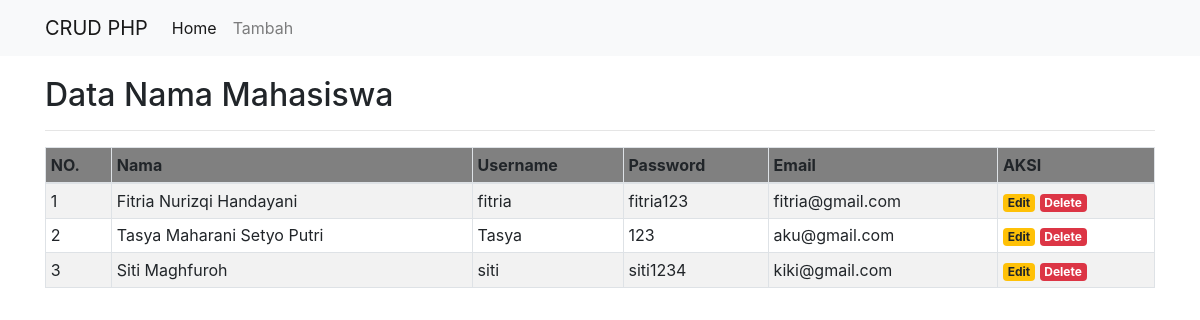
The page / on the database its author committed.
### tables this page shows
CREATE TABLE `data` (
  `id` int(10) NOT NULL,
  `nama` varchar(30) NOT NULL,
  `username` varchar(30) NOT NULL,
  `password` varchar(10) NOT NULL,
  `email` varchar(100) NOT NULL
);

### index.php (the view, shortened to what this page needs)
<?php
include('koneksi.php');
?>
<!DOCTYPE html>
<html>
<head>
	<link rel="stylesheet" href="https://stackpath.bootstrapcdn.com/bootstrap/4.1.3/css/bootstrap.min.css">
</head>
<body>
	<nav class="navbar navbar-expand-lg navbar-light bg-light">
		<div class="container">
			<a class="navbar-brand" href="#">CRUD PHP</a>
			<div class="collapse navbar-collapse" id="navbarSupportedContent">
				<ul class="navbar-nav mr-auto">
					<li class="nav-item active">
						<a class="nav-link" href="index.php">Home</a>
					</li>
					<li class="nav-item">
						<a class="nav-link" href="tambah.php">Tambah</a>
					</li>
				</ul>
			</div>
		</div>
	</nav>
	<div class="container" style="margin-top:20px">
		<h2>Data Nama Mahasiswa</h2>
		<hr>
		<table class="table table-striped table-hover table-sm table-bordered">
			<thead style="background-color: gray">
				<tr>
					<th>NO.</th>
					<th>Nama</th>
					<th>Username</th>
					<th>Password</th>
					<th>Email</th>
					<th>AKSI</th>
				</tr>
			</thead>
			<tbody>
				<?php
				$sql = mysqli_query($koneksi, "SELECT * FROM data ORDER BY id DESC") or die(mysqli_error($koneksi));
				if(mysqli_num_rows($sql) > 0){
					$no = 1;
					while($data = mysqli_fetch_assoc($sql)){
						echo '
						<tr>
							<td>'.$no.'</td>
							<td>'.$data['nama'].'</td>
							<td>'.$data['username'].'</td>
							<td>'.$data['password'].'</td>
							<td>'.$data['email'].'</td>
							<td>
								<a href="edit.php?id='.$data['id'].'" class="badge badge-warning">Edit</a>
								<a href="delete.php?id='.$data['id'].'" class="badge badge-danger" onclick="return confirm(\'Yakin ingin menghapus data ini?\')">Delete</a>
							</td>
						</tr>
						';
						$no++;
					}
				}else{
					echo '
					<tr>
						<td colspan="6">Tidak ada data.</td>
					</tr>
					';
				}
				?>
		</table>
	</div>
</body>
</html>

### rows shown on the page
data: nama "Fitria Nurizqi Handayani", username "fitria", password "fitria123", email "fitria@gmail.com"
data: nama "Tasya Maharani Setyo Putri", username "Tasya", password "123", email "aku@gmail.com"
data: nama "Siti Maghfuroh", username "siti", password "siti1234", email "kiki@gmail.com"
